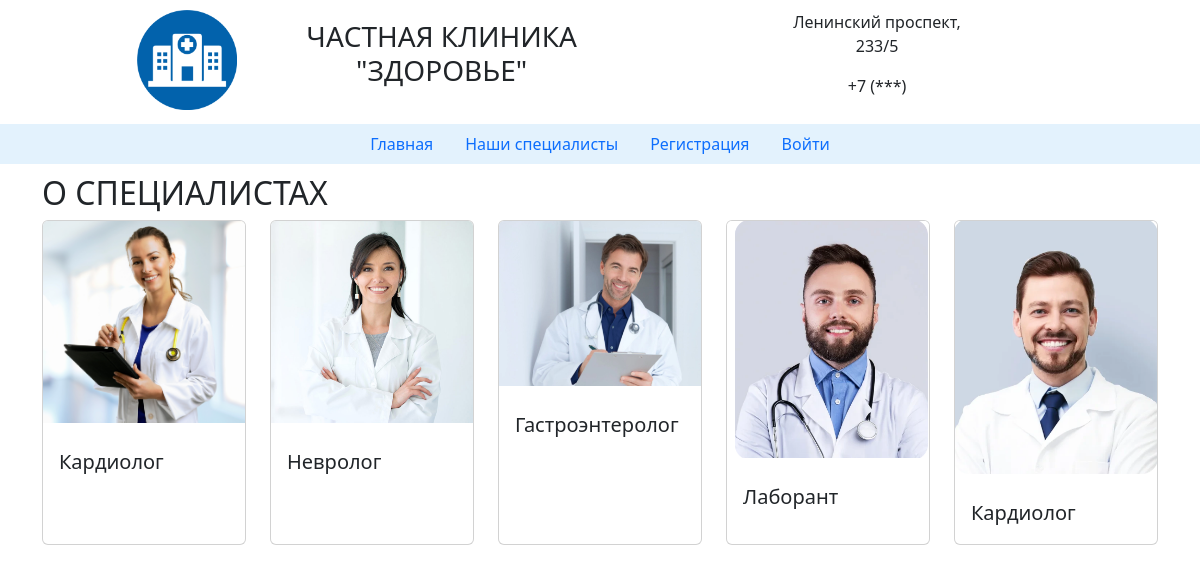
The app's page /clinic/specialist.php, older data.
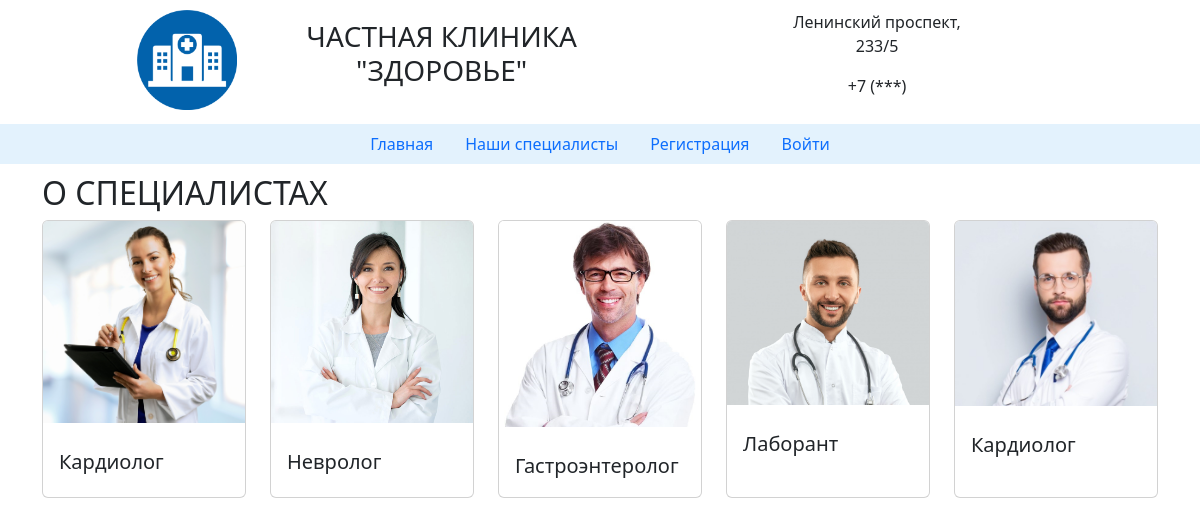
The same page, newer data.
### tables this page shows
CREATE TABLE `vrach` (
  `id_vrach` int(11) NOT NULL,
  `id_role` int(11) NOT NULL,
  `fio_vrach` varchar(50) NOT NULL,
  `img` varchar(20) NOT NULL,
  `id_spec` int(11) NOT NULL,
  `id_usluga` int(11) NOT NULL
);

CREATE TABLE `spec` (
  `id_spec` int(11) NOT NULL,
  `name_spec` varchar(50) NOT NULL
);

### clinic/specialist.php (the view)
<?php
include 'temp/head.php';
include 'temp/database.php';
include 'temp/nav.php';
?>
<main>
<div class="container">
    <div class="row">
 <h2 class="name">О СПЕЦИАЛИСТАХ</h2>
 <section id="vrach">
    <div class="row">
        <div class="col-lg-12">
            <div class="row row-cols-1  row-cols-md-5 g-4">
                <?php
                $sql = "SELECT * FROM vrach, spec WHERE vrach.id_spec=spec.id_spec";
                $result = $mysqli->query($sql);
                foreach ($result as $row)  {
                    echo '<div class="col">
    <div class="card h-100">
      <img src="img/'.$row['img'].'" class="card-img-top" alt="...">
      <div class="card-body">
        <h5 class="card-title">'.$row['fio'].'</h5>
        <p class="card-text">'.$row['name_spec'].'</p>
      </div>
    </div>
  </div>';
                }
                ?>
           </div>
        </div>
    </div>
</section>
</div>
</div>
</main>

Row changes from the older to the newer data that the page shows:
changed vrach "Гастроэнтеролог": img: a different picture
changed vrach "Лаборант": img: a different picture
changed vrach (number 5 of 5 on the later page): img: a different picture
